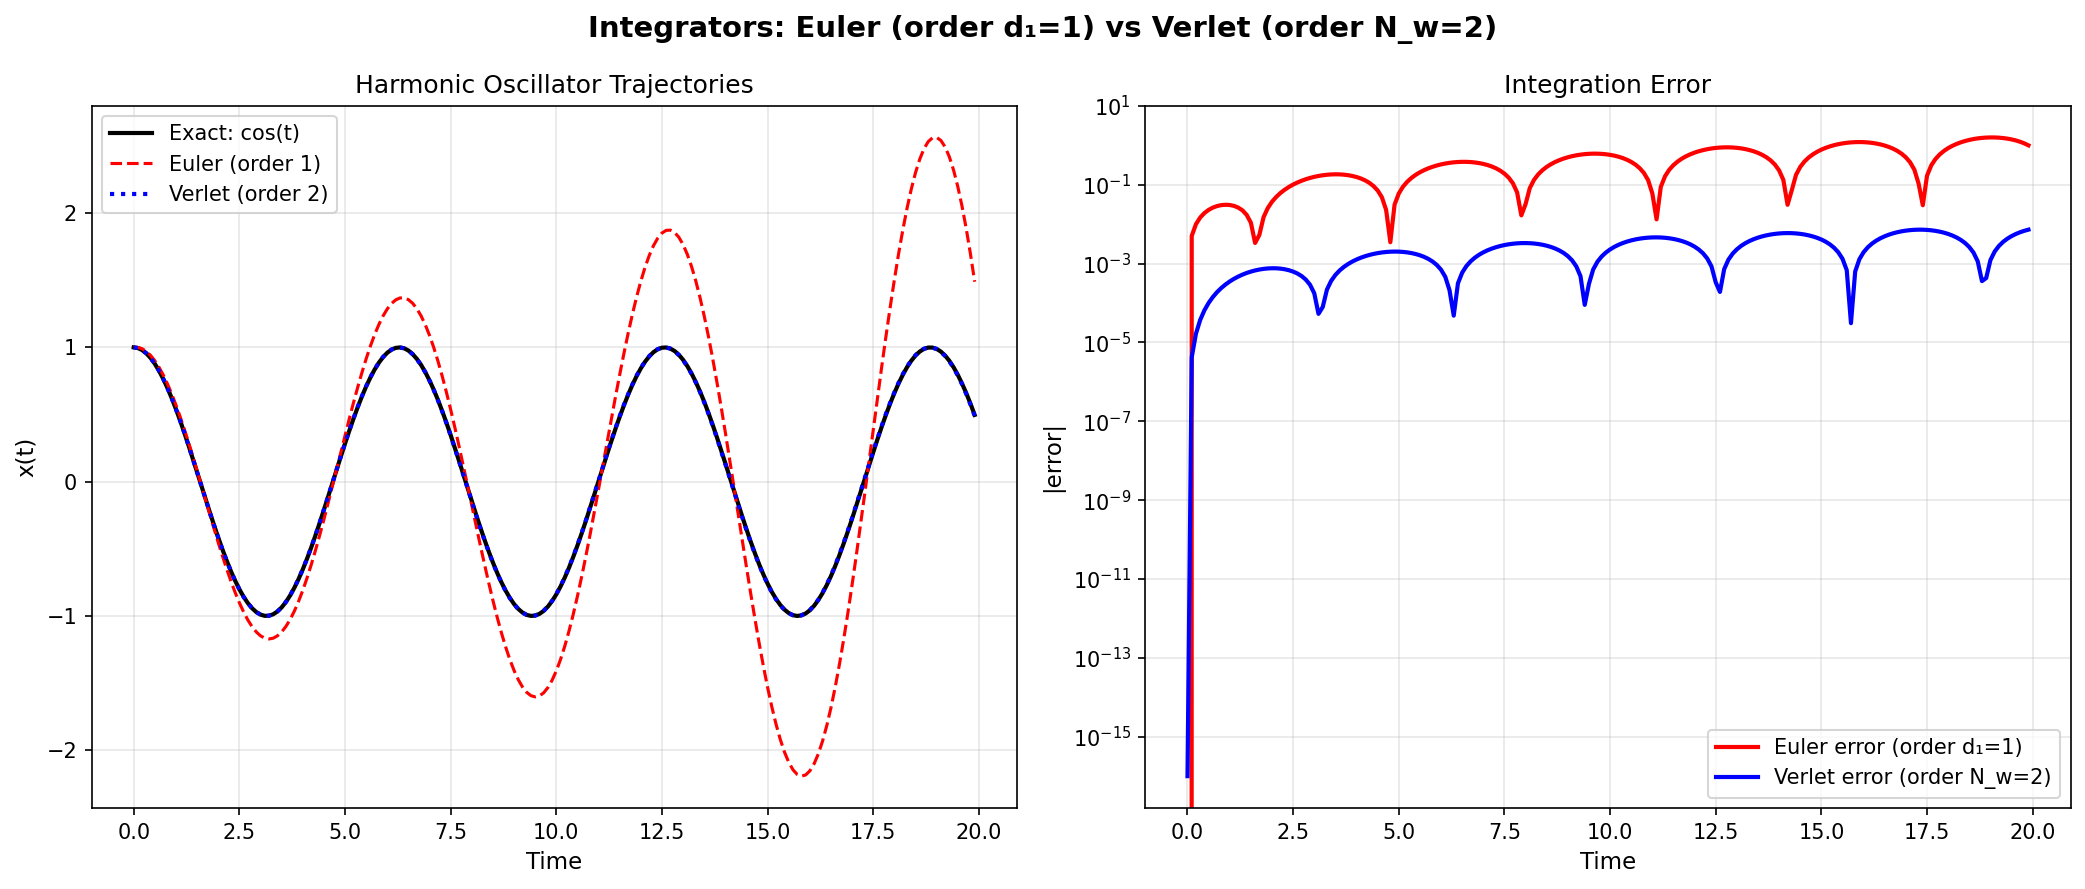

Reproduce this figure in Python.
#!/usr/bin/env python3
# Copyright (c) 2026 Daland Montgomery
# SPDX-License-Identifier: AGPL-3.0-or-later

"""Crystal Arcade — Euler (d₁=1) vs Verlet (N_w=2) Integrators"""
import crystal_toe as ct
import matplotlib.pyplot as plt
import numpy as np

toe = ct.Toe(); arc = toe.arcade()

fig, axes = plt.subplots(1, 2, figsize=(14, 6))
fig.suptitle(f"Integrators: Euler (order d₁={arc.euler_order()}) vs Verlet (order N_w={arc.verlet_order()})",
             fontsize=14, fontweight='bold')

# Simple harmonic oscillator: x'' = -x, x(0)=1, v(0)=0
dt = 0.1
n_steps = 200
t = np.arange(n_steps) * dt

# Exact solution
x_exact = np.cos(t)

# Euler integration
x_euler = np.zeros(n_steps); v_euler = np.zeros(n_steps)
x_euler[0] = 1.0; v_euler[0] = 0.0
for i in range(n_steps - 1):
    x_euler[i+1] = arc.euler_step(x_euler[i], v_euler[i], dt)
    v_euler[i+1] = v_euler[i] + (-x_euler[i]) * dt  # Euler for v too

# Verlet integration
x_verlet = np.zeros(n_steps); v_verlet = np.zeros(n_steps)
x_verlet[0] = 1.0; v_verlet[0] = 0.0
for i in range(n_steps - 1):
    a = -x_verlet[i]
    x_verlet[i+1] = arc.verlet_step(x_verlet[i], v_verlet[i], a, dt)
    a_new = -x_verlet[i+1]
    v_verlet[i+1] = v_verlet[i] + 0.5 * (a + a_new) * dt

# ── Left: Trajectories ──
ax = axes[0]
ax.plot(t, x_exact, 'k-', linewidth=2, label='Exact: cos(t)')
ax.plot(t, x_euler, 'r--', linewidth=1.5, label=f'Euler (order {arc.euler_order()})')
ax.plot(t, x_verlet, 'b:', linewidth=2, label=f'Verlet (order {arc.verlet_order()})')
ax.set_xlabel('Time', fontsize=11); ax.set_ylabel('x(t)', fontsize=11)
ax.set_title('Harmonic Oscillator Trajectories')
ax.legend(fontsize=10)
ax.grid(True, alpha=0.3)

# ── Right: Errors ──
ax = axes[1]
err_euler = np.abs(x_euler - x_exact)
err_verlet = np.abs(x_verlet - x_exact)
ax.semilogy(t, err_euler, 'r-', linewidth=2, label=f'Euler error (order d₁={arc.euler_order()})')
ax.semilogy(t, np.maximum(err_verlet, 1e-16), 'b-', linewidth=2,
            label=f'Verlet error (order N_w={arc.verlet_order()})')
ax.set_xlabel('Time', fontsize=11); ax.set_ylabel('|error|', fontsize=11)
ax.set_title('Integration Error')
ax.legend(fontsize=10)
ax.grid(True, alpha=0.3, which='both')

plt.tight_layout()
plt.savefig('arcade_integrators.png', dpi=150, bbox_inches='tight'); plt.show()
